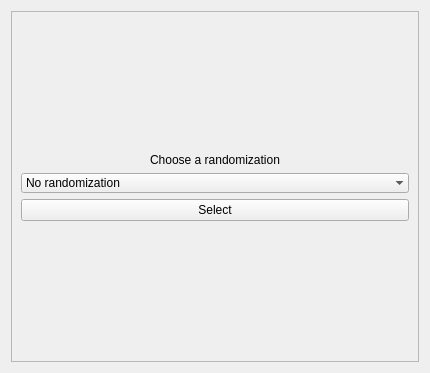
<?xml version="1.0" encoding="UTF-8"?>
<ui version="4.0">
 <class>selectingStartData</class>
 <widget class="QWidget" name="selectingStartData">
  <property name="geometry">
   <rect>
    <x>0</x>
    <y>0</y>
    <width>430</width>
    <height>373</height>
   </rect>
  </property>
  <property name="windowTitle">
   <string>Form</string>
  </property>
  <layout class="QGridLayout" name="gridLayout">
   <item row="0" column="0">
    <widget class="QFrame" name="frame">
     <property name="frameShape">
      <enum>QFrame::StyledPanel</enum>
     </property>
     <property name="frameShadow">
      <enum>QFrame::Raised</enum>
     </property>
     <layout class="QGridLayout" name="gridLayout_2">
      <item row="0" column="0">
       <layout class="QVBoxLayout" name="verticalLayout">
        <item>
         <spacer name="verticalSpacer">
          <property name="orientation">
           <enum>Qt::Vertical</enum>
          </property>
          <property name="sizeHint" stdset="0">
           <size>
            <width>20</width>
            <height>40</height>
           </size>
          </property>
         </spacer>
        </item>
        <item>
         <widget class="QLabel" name="label">
          <property name="text">
           <string>Choose a randomization</string>
          </property>
          <property name="alignment">
           <set>Qt::AlignCenter</set>
          </property>
         </widget>
        </item>
        <item>
         <widget class="QComboBox" name="startDataList">
          <property name="enabled">
           <bool>true</bool>
          </property>
          <property name="editable">
           <bool>false</bool>
          </property>
          <property name="frame">
           <bool>false</bool>
          </property>
          <item>
           <property name="text">
            <string>No randomization</string>
           </property>
          </item>
         </widget>
        </item>
        <item>
         <widget class="QPushButton" name="selectButton">
          <property name="text">
           <string>Select</string>
          </property>
         </widget>
        </item>
        <item>
         <spacer name="verticalSpacer_2">
          <property name="orientation">
           <enum>Qt::Vertical</enum>
          </property>
          <property name="sizeHint" stdset="0">
           <size>
            <width>20</width>
            <height>40</height>
           </size>
          </property>
         </spacer>
        </item>
       </layout>
      </item>
     </layout>
    </widget>
   </item>
  </layout>
 </widget>
 <resources/>
 <connections/>
</ui>
